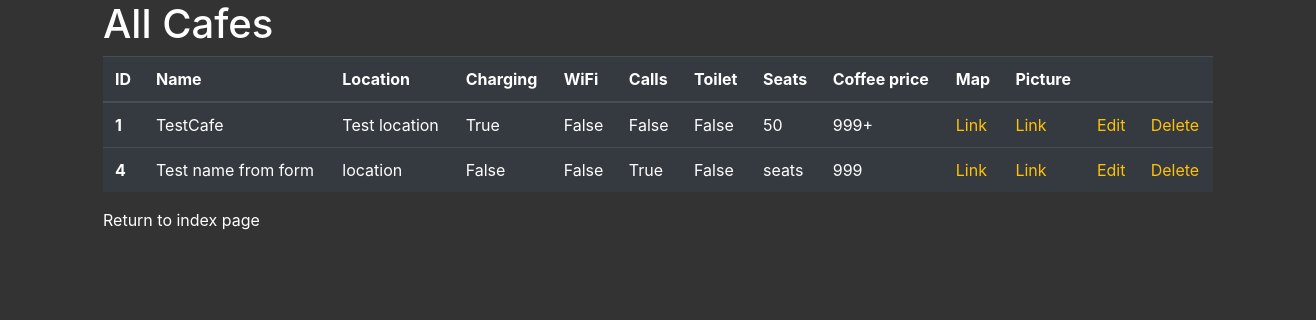
Page /cafes/all_cafes on the earlier database version.
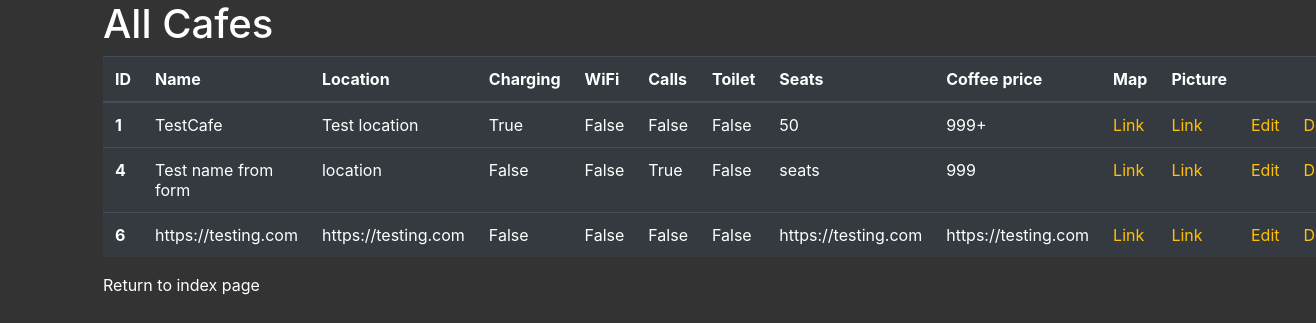
Same page on the later database version.
### cafeapp/models.py (models this page shows, shortened)
class Cafe(models.Model):
    name = models.CharField(max_length=250)
    map_url = models.CharField(max_length=250)
    img_url = models.CharField(max_length=250)
    location = models.CharField(max_length=250)
    seats = models.CharField(max_length=250)
    coffee_price = models.CharField(max_length=250)
    has_sockets = models.BooleanField(default=False, choices=[(False, "False"), (True, "True")])
    has_toilet = models.BooleanField(default=False, choices=[(False, "False"), (True, "True")])
    has_wifi = models.BooleanField(default=False, choices=[(False, "False"), (True, "True")])
    can_take_calls = models.BooleanField(default=False, choices=[(False, "False"), (True, "True")])

### cafeapp/views.py (the view)
# urls.py: path('cafes/all_cafes', views.all_cafes, name='all'),
def all_cafes(request):
    cafes = Cafe.objects.all()
    context = {'cafes': cafes}
    return render(request, 'cafeapp/all.html', context)

### cafeapp/templates/cafeapp/all.html
{% load bootstrap4 %}
{% bootstrap_css %}
{% block styles %}
<link rel="stylesheet" href="/static/css/styles.css">
{% endblock %}
{% block content %}
<div class="container">
  <div class="row">
    <div class="col-12">
      <h1>All Cafes</h1>
          <table class="table table-dark">
              <thead>
              <tr>
                  <th scope="col">ID</th>
                  <th scope="col">Name</th>
                  <th scope="col">Location</th>
                  <th scope="col">Charging</th>
                  <th scope="col">WiFi</th>
                  <th scope="col">Calls</th>
                  <th scope="col">Toilet</th>
                  <th scope="col">Seats</th>
                  <th scope="col">Coffee price</th>
                  <th scope="col">Map</th>
                  <th scope="col">Picture</th>
                  <th scope="col"></th>
                  <th scope="col"></th>
              </tr>
              </thead>
              <tbody>
              {% for row in cafes %}
                  <tr>
                      <th scope="row">{{ row.id }}</th>
                      <td>{{ row.name }}</td>
                      <td>{{ row.location }}</td>
                      <td>{{ row.has_sockets }}</td>
                      <td>{{ row.has_wifi }}</td>
                      <td>{{ row.can_take_calls }}</td>
                      <td>{{ row.has_toilet }}</td>
                      <td>{{ row.seats }}</td>
                      <td>{{ row.coffee_price }}</td>
                      <td><a href="{{ row.map_url }}">Link</a></td>
                      <td><a href="{{ row.img_url }}">Link</a></td>
                      <td><a href="{% url 'cafeapp:edit' row.id%}">Edit</a></td>
                      <td><a href="{% url 'cafeapp:delete' row.id%}">Delete</a></td>
                  </tr>
              {% endfor %}
              </tbody>
  	  </table>
      <p><a onclick='window.location.href="/"'>Return to index page</a></p>
    </div>
  </div>
</div>
{% endblock %}

Differences in the rows shown:
added Cafe: id "6", name "https://testing.com", location "https://testing.com", has_sockets "False", has_wifi "False", can_take_calls "False", has_toilet "False", seats "https://testing.com", coffee_price "https://testing.com"
